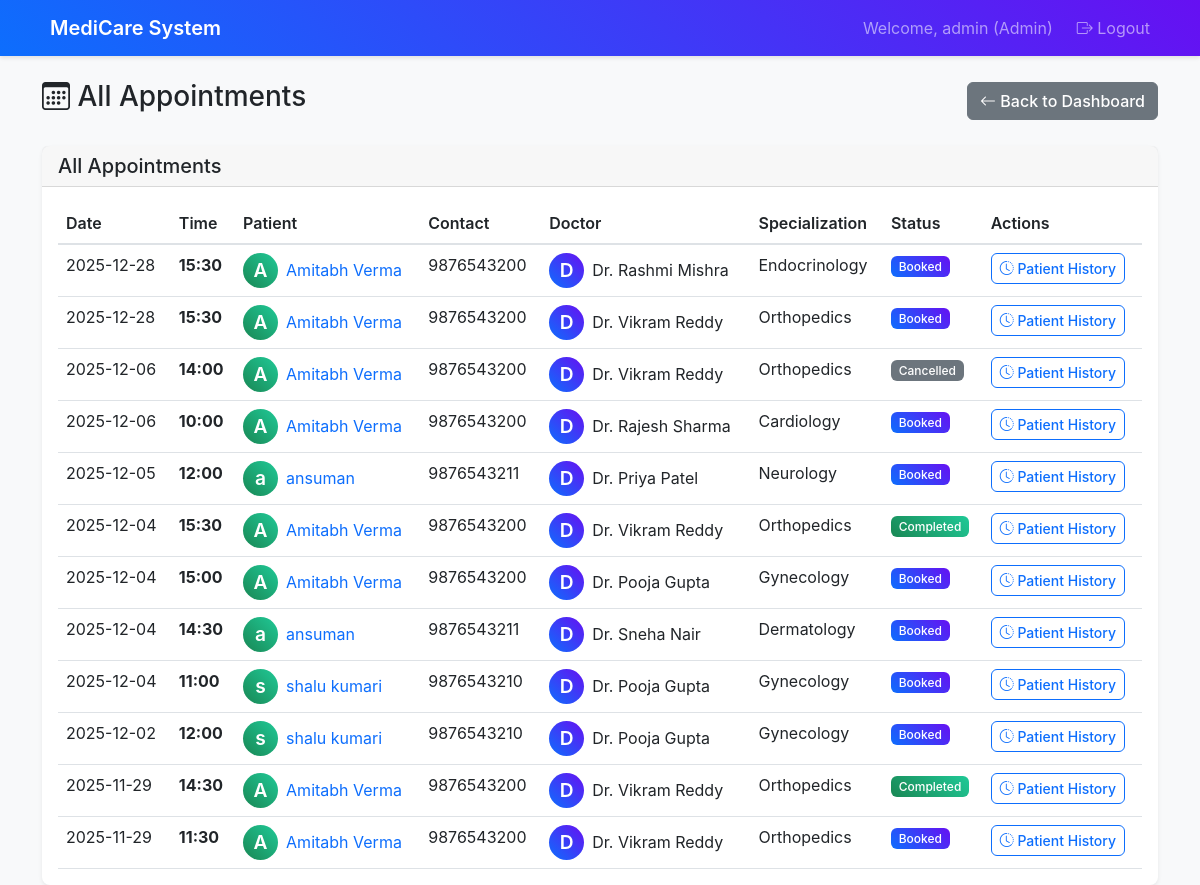
The app's page /admin/appointments (signed in) with its own data.
### app.py (models this page shows)
class Appointment(db.Model):
    __tablename__ = 'appointments'
    id: Mapped[int] = mapped_column(primary_key=True)
    patient_id: Mapped[int] = mapped_column(db.ForeignKey('patients.id'), nullable=False)
    doctor_id: Mapped[int] = mapped_column(db.ForeignKey('doctors.id'), nullable=False)
    appointment_date: Mapped[date] = mapped_column(nullable=False)
    appointment_time: Mapped[str] = mapped_column(nullable=False)
    status: Mapped[str] = mapped_column(default='booked')  # booked, completed, cancelled
    created_at: Mapped[datetime] = mapped_column(default=datetime.utcnow)
    patient = db.relationship('Patient', back_populates='appointments')
    doctor = db.relationship('Doctor', back_populates='appointments')
    treatment = db.relationship('Treatment', back_populates='appointment', uselist=False)

class Patient(db.Model):
    __tablename__ = 'patients'
    id: Mapped[int] = mapped_column(primary_key=True)
    user_id: Mapped[int] = mapped_column(db.ForeignKey('users.id'), nullable=False)
    name: Mapped[str] = mapped_column(nullable=False)
    phone: Mapped[str] = mapped_column()
    address: Mapped[str] = mapped_column()
    created_at: Mapped[datetime] = mapped_column(default=datetime.utcnow)
    user = db.relationship('User', back_populates='patient')
    appointments = db.relationship('Appointment', back_populates='patient')

class Doctor(db.Model):
    __tablename__ = 'doctors'
    id: Mapped[int] = mapped_column(primary_key=True)
    user_id: Mapped[int] = mapped_column(db.ForeignKey('users.id'), nullable=False)
    name: Mapped[str] = mapped_column(nullable=False)
    specialization: Mapped[str] = mapped_column(nullable=True)
    phone: Mapped[str] = mapped_column(nullable=True)
    availability_days: Mapped[str] = mapped_column(nullable=True)
    availability_hours: Mapped[str] = mapped_column(nullable=True)
    availability_slots: Mapped[str] = mapped_column(nullable=True)
    created_at: Mapped[datetime] = mapped_column(default=datetime.utcnow)
    user = db.relationship('User', back_populates='doctor')
    appointments = db.relationship('Appointment', back_populates='doctor')

### routes.py (the view)
@app.route('/admin/appointments')
@login_required
@role_required(['admin'])
def admin_appointments():
    appointments = db.session.query(
        Appointment,
        Patient.name.label('patient_name'),
        Patient.phone.label('patient_phone'),
        Doctor.name.label('doctor_name'),
        Doctor.specialization.label('doctor_specialization')
    ).join(Patient, Appointment.patient_id == Patient.id)\
     .join(Doctor, Appointment.doctor_id == Doctor.id)\
     .order_by(Appointment.appointment_date.desc(), Appointment.appointment_time.desc()).all()
    return render_template('admin_appointments.html',
                         appointments=appointments)

### routes.py (called while the page is built)
def login_required(f):
    @wraps(f)
    def decorated_function(*args, **kwargs):
        if 'user_id' not in session:
            return redirect(url_for('login'))
        return f(*args, **kwargs)
    return decorated_function

def role_required(roles):
    def decorator(f):
        @wraps(f)
        def decorated_function(*args, **kwargs):
            if 'user_role' not in session or session['user_role'] not in roles:
                flash('Access denied. Insufficient permissions.', 'error')
                return redirect(url_for('login'))
            return f(*args, **kwargs)
        return decorated_function
    return decorator

### templates/admin_appointments.html (shortened to what this page needs)
{% extends "base.html" %}
{% block content %}
<div class="row">
    <div class="col-12">
        <div class="d-flex justify-content-between align-items-center mb-4">
            <h1 class="h3">
                <i class="bi bi-calendar3"></i> All Appointments
            </h1>
            <a href="{{ url_for('admin_dashboard') }}" class="btn btn-secondary">
                <i class="bi bi-arrow-left"></i> Back to Dashboard
            </a>
        </div>
    </div>
</div>
<div class="row">
    <div class="col-12">
        <div class="card">
            <div class="card-header">
                <h5 class="mb-0">All Appointments</h5>
            </div>
            <div class="card-body">
                {% if appointments %}
                <div class="table-responsive">
                    <table class="table table-hover">
                        <thead>
                            <tr>
                                <th>Date</th>
                                <th>Time</th>
                                <th>Patient</th>
                                <th>Contact</th>
                                <th>Doctor</th>
                                <th>Specialization</th>
                                <th>Status</th>
                                <th>Actions</th>
                            </tr>
                        </thead>
                        <tbody>
                            {% for appointment_tuple in appointments %}
                            {% set appointment = appointment_tuple[0] %}
                            {% set patient_name = appointment_tuple[1] %}
                            {% set patient_phone = appointment_tuple[2] %}
                            {% set doctor_name = appointment_tuple[3] %}
                            {% set doctor_specialization = appointment_tuple[4] %}
                            <tr>
                                <td>{{ appointment.appointment_date }}</td>
                                <td>
                                    <strong>{{ appointment.appointment_time }}</strong>
                                </td>
                                <td>
                                    <div class="d-flex align-items-center">
                                        <div class="avatar bg-success text-white rounded-circle d-flex align-items-center justify-content-center me-2" style="width: 35px; height: 35px;">
                                            {{ patient_name[0] }}
                                        </div>
                                        <a href="{{ url_for('admin_patient_history', patient_id=appointment.patient_id) }}" class="text-decoration-none">
                                            {{ patient_name }}
                                        </a>
                                    </div>
                                </td>
                                <td>{{ patient_phone or '-' }}</td>
                                <td>
                                    <div class="d-flex align-items-center">
                                        <div class="avatar bg-primary text-white rounded-circle d-flex align-items-center justify-content-center me-2" style="width: 35px; height: 35px;">
                                            {{ doctor_name[0] }}
                                        </div>
                                        {{ doctor_name }}
                                    </div>
                                </td>
                                <td>{{ doctor_specialization or '-' }}</td>
                                <td>
                                    <span class="badge bg-{{ 'success' if appointment.status == 'completed' else 'primary' if appointment.status == 'booked' else 'secondary' }}">
                                        {{ appointment.status.title() }}
                                    </span>
                                </td>
                                <td>
                                    <a href="{{ url_for('admin_patient_history', patient_id=appointment.patient_id) }}" class="btn btn-sm btn-outline-primary">
                                        <i class="bi bi-clock-history"></i> Patient History
                                    </a>
                                </td>
                            </tr>
                            {% endfor %}
                        </tbody>
                    </table>
                </div>
                {% else %}
                <div class="text-center py-4">
                    <i class="bi bi-calendar-x display-1 text-muted"></i>
                    <h4 class="text-muted">No appointments found</h4>
                    <p class="text-muted">Appointments will appear here</p>
                </div>
                {% endif %}
            </div>
        </div>
    </div>
</div>
{% endblock %}

### static/style.css (style rules this page uses)
:root { --primary-color: #0d6efd; --success-color: #198754; --info-color: #0dcaf0; --warning-color: #ffc107; --danger-color: #dc3545; --light-color: #f8f9fa; --dark-color: #212529; }
body { background-color: #f8f9fa; font-family: -apple-system, BlinkMacSystemFont, 'Segoe UI', Roboto, sans-serif; }
.card { border: none; box-shadow: 0 0.125rem 0.25rem rgba(0, 0, 0, 0.075); border-radius: 0.5rem; transition: box-shadow 0.15s ease-in-out; }
.card-header { background-color: rgba(0, 0, 0, 0.03); border-bottom: 1px solid rgba(0, 0, 0, 0.125); font-weight: 500; }
.avatar { font-weight: 600; font-size: 1.2em; }
.btn { border-radius: 0.375rem; font-weight: 500; transition: all 0.15s ease-in-out; }
.badge { font-weight: 500; border-radius: 0.375rem; }
.table { margin-bottom: 0; }
.table th { font-weight: 600; color: var(--dark-color); border-bottom: 2px solid #dee2e6; }
.bg-primary { background: linear-gradient(45deg, #0d6efd, #6610f2) !important; }
.bg-success { background: linear-gradient(45deg, #198754, #20c997) !important; }
.card, .alert { animation: fadeInUp 0.5s ease-out; }

### records on screen
Appointment: appointment_date "2025-12-28", appointment_time "15:30", status "Booked"
Patient: name "A", name "Amitabh Verma", phone "9876543200"
Doctor: name "D", name "Dr. Rashmi Mishra", specialization "Endocrinology"
Appointment: appointment_date "2025-12-28", appointment_time "15:30", status "Booked"
Doctor: name "D", name "Dr. Vikram Reddy", specialization "Orthopedics"
Appointment: appointment_date "2025-12-06", appointment_time "14:00", status "Cancelled"
Appointment: appointment_date "2025-12-06", appointment_time "10:00", status "Booked"
Doctor: name "D", name "Dr. Rajesh Sharma", specialization "Cardiology"
Appointment: appointment_date "2025-12-05", appointment_time "12:00", status "Booked"
Patient: name "a", name "ansuman", phone "9876543211"
Doctor: name "D", name "Dr. Priya Patel", specialization "Neurology"
Appointment: appointment_date "2025-12-04", appointment_time "15:30", status "Completed"
Appointment: appointment_date "2025-12-04", appointment_time "15:00", status "Booked"
Doctor: name "D", name "Dr. Pooja Gupta", specialization "Gynecology"
Appointment: appointment_date "2025-12-04", appointment_time "14:30", status "Booked"
Doctor: name "D", name "Dr. Sneha Nair", specialization "Dermatology"
Appointment: appointment_date "2025-12-04", appointment_time "11:00", status "Booked"
Patient: name "s", name "shalu kumari", phone "9876543210"
Appointment: appointment_date "2025-12-02", appointment_time "12:00", status "Booked"
Appointment: appointment_date "2025-11-29", appointment_time "14:30", status "Completed"
Appointment: appointment_date "2025-11-29", appointment_time "11:30", status "Booked"

### other values on screen
{{ session.username }} "admin"
{{ session.user_role.title() }} "Admin"
